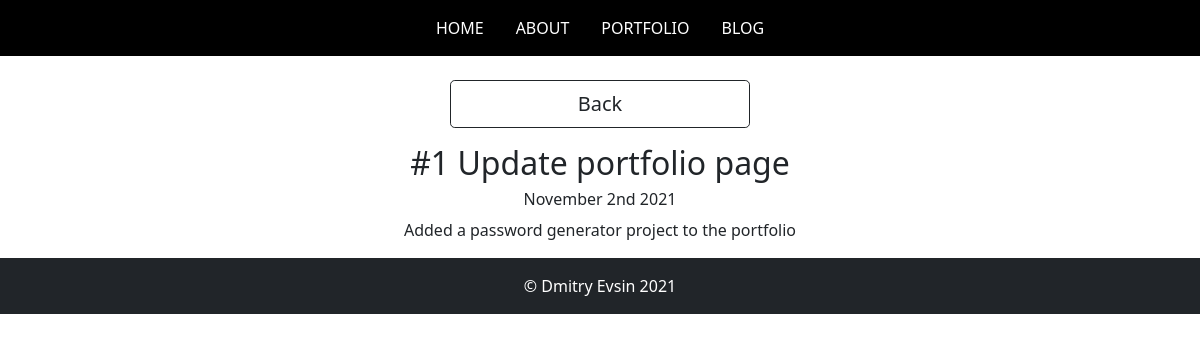
The app's page /blog/12/, older data.
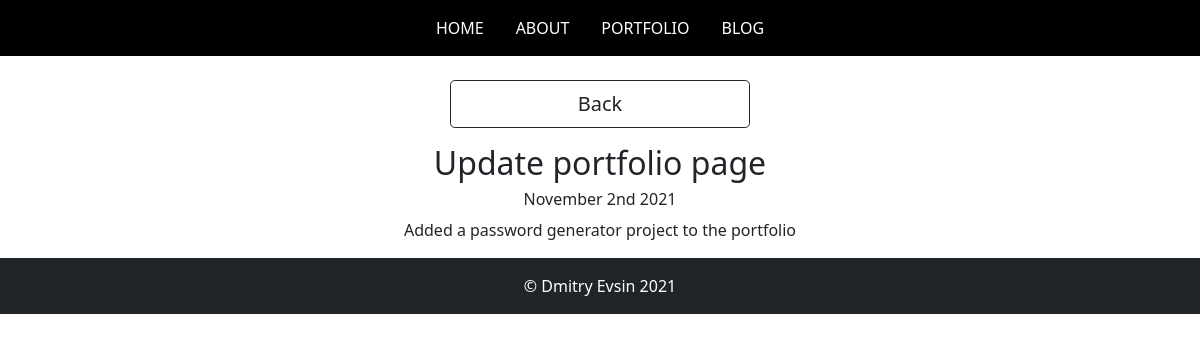
The same page, newer data.
### blog/models.py (models this page shows, shortened)
class Blog(models.Model):
    title = models.CharField(max_length = 200)
    text = models.TextField(blank = True)
    date = models.DateField()

### blog/views.py (the view)
# urls.py: path('<int:blog_id>/', views.detail, name='detail'),
def detail(request, blog_id):
    blog = get_object_or_404(Blog, pk=blog_id)
    return render(request, 'blog/detail.html', {'blog':blog})

### blog/templates/blog/detail.html
{%  extends 'portfolio/base.html'  %}
{%  block content  %}
<br>
<p class="text-center">
  <a href="{%  url 'blog:all_blogs'  %}" class="btn btn-lg btn-outline-dark w-25">Back</a>
</p>
<h2 class="text-center">{{  blog.title  }}</h2>
<h6 class="text-center">{{  blog.date|date:'F jS Y' }}</h6>
<p class="text-center">{{  blog.text|safe  }}</p>
{%  endblock  %}

Row changes from the older to the newer data that the page shows:
changed Blog "Added a password generator project to the portfolio": title "#1 Update portfolio page" → "Update portfolio page"
